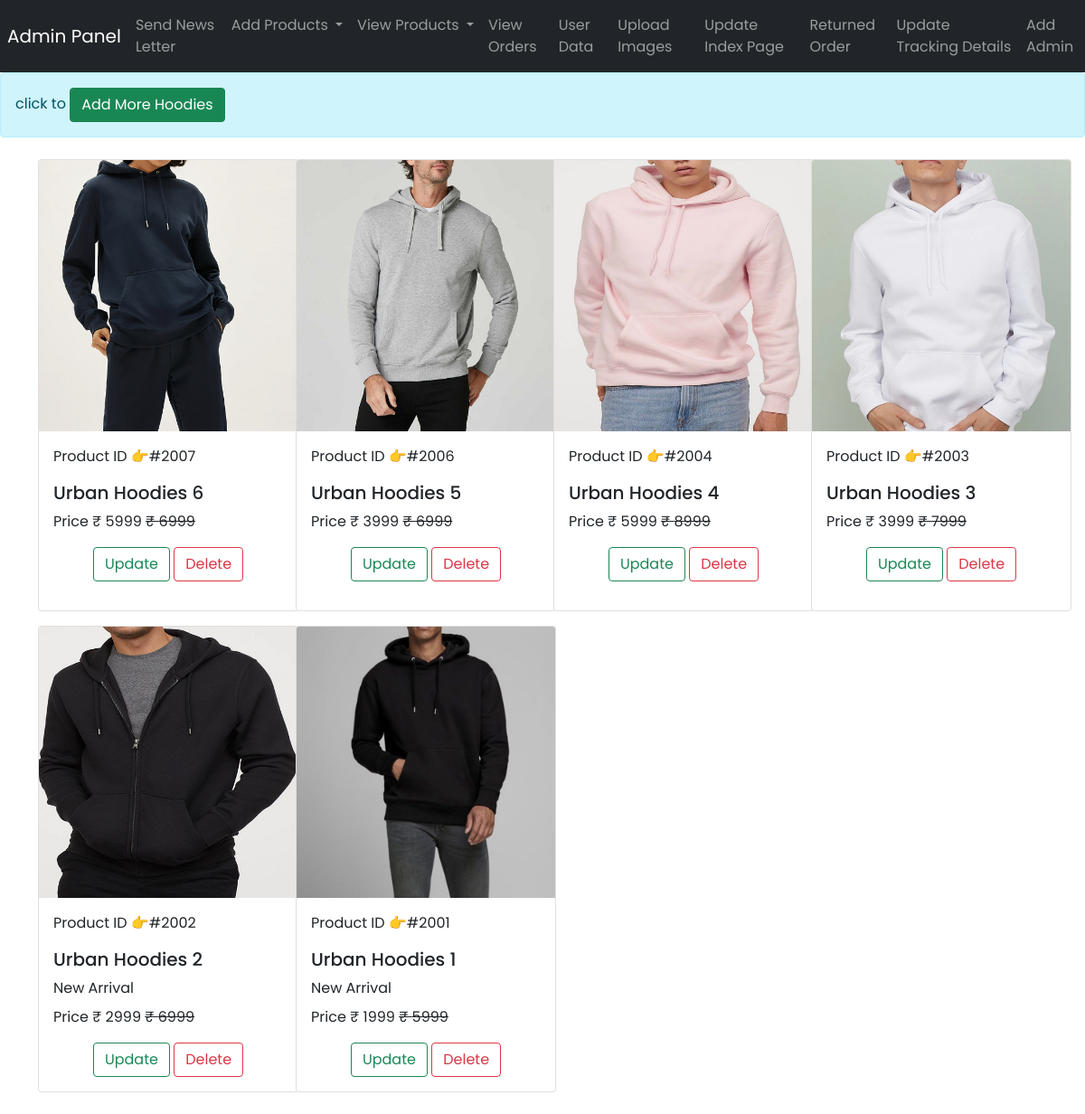
Screenshot of /urban.kleid.owner/view_hoodies.php with the database file from the repository.
### tables this page shows
CREATE TABLE `hoodies` (
  `pro_id` int(10) NOT NULL,
  `pro_name` varchar(255) NOT NULL,
  `pro_shortdetail` varchar(255) NOT NULL,
  `pro_price` int(15) NOT NULL,
  `pro_bid_price` int(15) NOT NULL,
  `pro_imagename` varchar(255) NOT NULL,
  `imageType` varchar(200) NOT NULL,
  `vp_img2` varchar(200) NOT NULL,
  `vp_img3` varchar(200) NOT NULL,
  `vp_img4` varchar(200) NOT NULL,
  `created` datetime NOT NULL DEFAULT current_timestamp()
);

### urban.kleid.owner/view_hoodies.php (the view, shortened to what this page needs)
<!doctype html>
<html lang="en">
<head>
    <link href="https://cdn.jsdelivr.net/npm/bootstrap@5.0.0-beta1/dist/css/bootstrap.min.css" rel="stylesheet"
>
    <link rel="stylesheet" href="css/style.css">
</head>
<body>
<?php include 'basic/navbar.php'; ?>
    <div class="alert alert-info" role="alert">
       click to
        <a href="add_hoodies.php" class="btn btn-success"> Add More Hoodies</a>
    </div>
    <div class="container my-3 ">
                  <div class="row">
    <?php
  include 'dbconnect.php';
  $sql = "SELECT * FROM `hoodies` ORDER BY pro_id DESC";
  $result = mysqli_query($conn, $sql);
  while ($row = mysqli_fetch_assoc($result)) {
    $id = $row['pro_id'];
    $title = $row['pro_name'];
    $detail = $row['pro_shortdetail'];
    $price = $row['pro_price'];
    $bidprice = $row['pro_bid_price'];
    $image_name=$row['pro_imagename'];
    echo '
           <div class="col-md-3 my-2 card-deck">
                          <div class="card mx-auto" style="width: 18rem; min-height:500px">
                          <img height="300px" src="../img/'.$image_name. '" class="card-img-top catimg" alt="...">
                              <div class="card-body">
                              <p class="card-text">Product ID 👉#' . $id . ' </p>
                                  <h5 class="card-title">' . $title . '</h5>
                                  <p class="card-title">' . $detail . '</p>
								  <p class="card-text">Price  &#8377;  ' . $price . ' <s> &#8377; ' . $bidprice . '</s></p>
                  <div class="text-center" role="group" aria-label="Basic example">
                  <a href="update_hoodies.php?proid='.$id.'" type="button" class="btn btn-outline-success ">Update</a>
                  <a href="delete_hoodies.php?proid='.$id.'" type="button" class="btn btn-outline-danger ">Delete</a>
                </div>
                              </div>
                          </div>
                      </div>
                      ';
  }
  ?>
  </div></div>
</body>
 </html>

### urban.kleid.owner/css/style.css (style rules this page uses)
* { margin: 0; padding: 0; }
body { font-family: 'Mukta Vaani', sans-serif; font-family: 'Nunito Sans', sans-serif; font-family: 'Poppins', sans-serif; }

### rows the page displays
hoodies: pro_imagename (picture), pro_id "2007", pro_name "Urban Hoodies 6", pro_price "5999", pro_bid_price "6999"
hoodies: pro_imagename (picture), pro_id "2006", pro_name "Urban Hoodies 5", pro_price "3999", pro_bid_price "6999"
hoodies: pro_imagename (picture), pro_id "2004", pro_name "Urban Hoodies 4", pro_price "5999", pro_bid_price "8999"
hoodies: pro_imagename (picture), pro_id "2003", pro_name "Urban Hoodies 3", pro_price "3999", pro_bid_price "7999"
hoodies: pro_imagename (picture), pro_id "2002", pro_name "Urban Hoodies 2", pro_shortdetail "New Arrival", pro_price "2999", pro_bid_price "6999"
hoodies: pro_imagename (picture), pro_id "2001", pro_name "Urban Hoodies 1", pro_shortdetail "New Arrival", pro_price "1999", pro_bid_price "5999"
